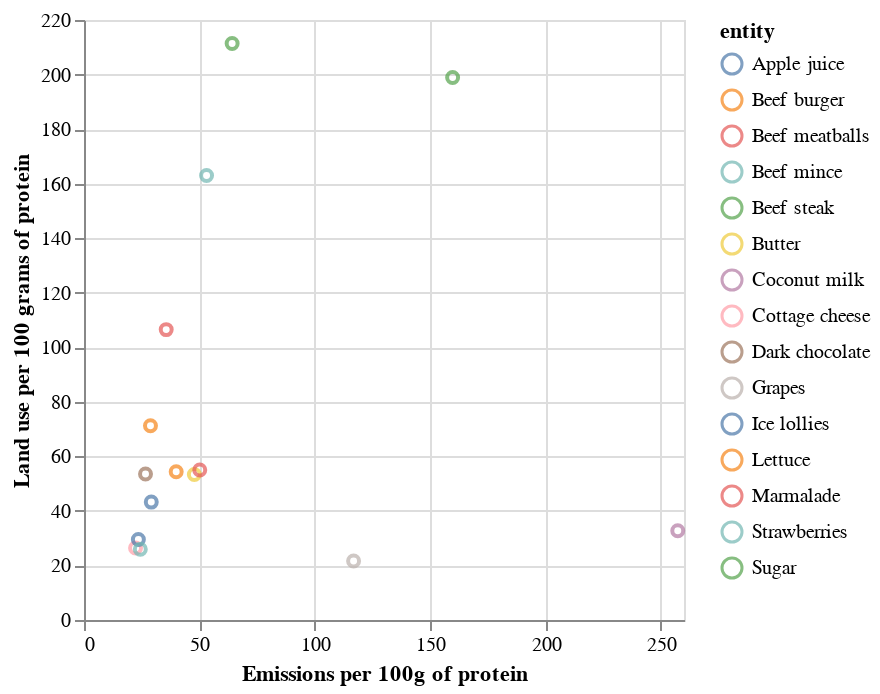

The code cell stored with this chart in its notebook:
### Code cell
# How about land use in relation to emissions
alt.Chart(df_outliers).mark_point().encode(
    y=alt.Y("Land use per 100 grams of protein").sort("-x").title("Land use per 100 grams of protein"),
    x=alt.X("emissions_100g_protein").title("Emissions per 100g of protein"),
    color="entity"
)

### Figure 1 — Vega-Lite specification as saved in the notebook (floating-point values rounded to 4 significant figures)
{"config": {"view": {"continuousWidth": 300, "continuousHeight": 300}}, "data": {"name": "data-acde389f8b8dd5d884333b9c41737bbb"}, "mark": {"type": "point"}, "encoding": {"color": {"field": "entity", "type": "nominal"}, "x": {"field": "emissions_100g_protein", "title": "Emissions per 100g of protein", "type": "quantitative"}, "y": {"field": "Land use per 100 grams of protein", "sort": "-x", "title": "Land use per 100 grams of protein", "type": "quantitative"}}, "$schema": "https://vega.github.io/schema/vega-lite/v5.20.1.json", "datasets": {"data-acde389f8b8dd5d884333b9c41737bbb": [{"entity": "Apple juice", "year": 2022, "emissions_100g_protein": 29.15, "Land use per 100 grams of protein": 43.23, "Bananas index (100g protein)": 3.775}, {"entity": "Beef burger", "year": 2022, "emissions_100g_protein": 28.81, "Land use per 100 grams of protein": 71.23, "Bananas index (100g protein)": 3.73}, {"entity": "Beef meatballs", "year": 2022, "emissions_100g_protein": 35.62, "Land use per 100 grams of protein": 106.5, "Bananas index (100g protein)": 4.613}, {"entity": "Beef mince", "year": 2022, "emissions_100g_protein": 53.11, "Land use per 100 grams of protein": 163.0, "Bananas index (100g protein)": 6.878}, {"entity": "Beef steak", "year": 2022, "emissions_100g_protein": 64.19, "Land use per 100 grams of protein": 211.4, "Bananas index (100g protein)": 8.313}, {"entity": "Butter", "year": 2022, "emissions_100g_protein": 47.82, "Land use per 100 grams of protein": 53.34, "Bananas index (100g protein)": 6.192}, {"entity": "Coconut milk", "year": 2022, "emissions_100g_protein": 257.3, "Land use per 100 grams of protein": 32.74, "Bananas index (100g protein)": 33.32}, {"entity": "Cottage cheese", "year": 2022, "emissions_100g_protein": 22.34, "Land use per 100 grams of protein": 26.41, "Bananas index (100g protein)": 2.893}, {"entity": "Dark chocolate", "year": 2022, "emissions_100g_protein": 26.66, "Land use per 100 grams of protein": 53.56, "Bananas index (100g protein)": 3.452}, {"entity": "Grapes", "year": 2022, "emissions_100g_protein": 116.8, "Land use per 100 grams of protein": 21.64, "Bananas index (100g protein)": 15.13}, {"entity": "Ice lollies", "year": 2022, "emissions_100g_protein": 23.56, "Land use per 100 grams of protein": 29.53, "Bananas index (100g protein)": 3.051}, {"entity": "Lettuce", "year": 2022, "emissions_100g_protein": 39.95, "Land use per 100 grams of protein": 54.33, "Bananas index (100g protein)": 5.174}, {"entity": "Marmalade", "year": 2022, "emissions_100g_protein": 50.16, "Land use per 100 grams of protein": 54.98, "Bananas index (100g protein)": 6.496}, {"entity": "Strawberries", "year": 2022, "emissions_100g_protein": 24.4, "Land use per 100 grams of protein": 25.95, "Bananas index (100g protein)": 3.16}, {"entity": "Sugar", "year": 2022, "emissions_100g_protein": 159.7, "Land use per 100 grams of protein": 198.9, "Bananas index (100g protein)": 20.69}]}}
